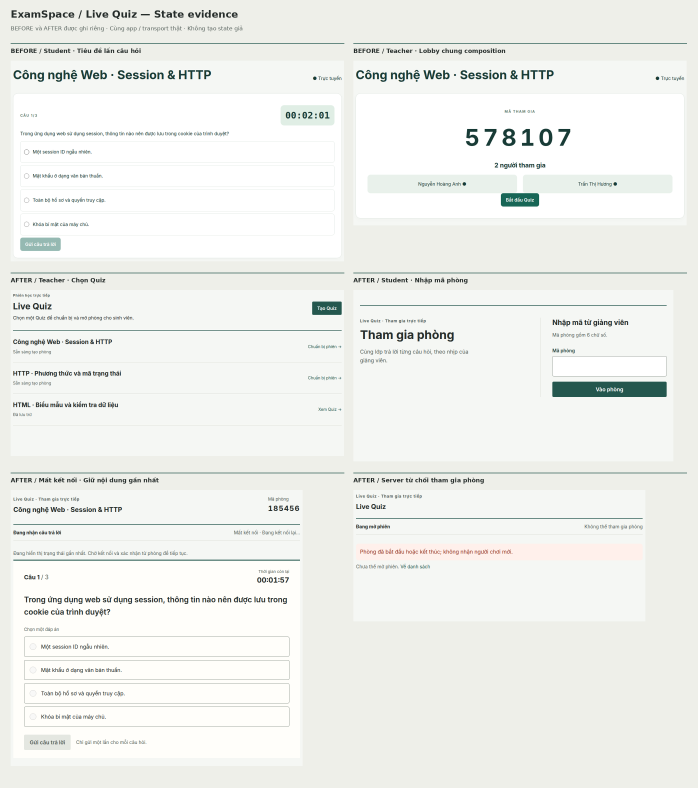
#> input picture docs/screenshots/live-quiz-prototype/evidence-states.png, 2092 x 2364 px, given in place of teacher-lobby.png, which was not available (shown at 1/3 size)
$ python live-quiz-boards.py
#> lines starting #> are read from the running program, lines starting #| are printed output that depends on the picture; pictures that were not available may be replaced by others from this repository, and a replacement may not be noted
"""Compose only real browser captures. No device frames or synthetic UI.
Usage: python3 tests/ui/live-quiz-boards.py [capture-root] [output-dir]
"""
from pathlib import Path
import sys
import json
import hashlib
from PIL import Image, ImageDraw, ImageFont

root = Path(sys.argv[1] if len(sys.argv) > 1 else 'test-results/live-quiz-audit')
out = Path(sys.argv[2] if len(sys.argv) > 2 else 'docs/screenshots/live-quiz-prototype')
out.mkdir(parents=True, exist_ok=True)
def font(size, bold=False):
    return ImageFont.truetype(('DejaVuSans-Bold.ttf' if bold else 'DejaVuSans.ttf'), size)
manifest = []

def tile(state, width, label, crop, phase='after', size=None):
#> called with state = 'teacher-lobby', width = 1440, label = '01  Teacher / Lobby · 2 người tham gia', crop = (144, 106, 1296, 730), phase = 'after'
    path = root / phase / 'chromium' / str(width) / f'{state}.png'
    source = Image.open(path).convert('RGB')
#> source is the input picture: PIL image 2092x2364 RGB; mean R, G, B 239.2, 240.9, 237
    x1, y1, x2, y2 = crop
    if y2 is None:
        y2 = source.height - 92
    assert 0 <= x1 < x2 <= source.width and 0 <= y1 < y2 <= source.height, (path, crop, source.size)
    picture = source.crop((x1, y1, x2, y2))
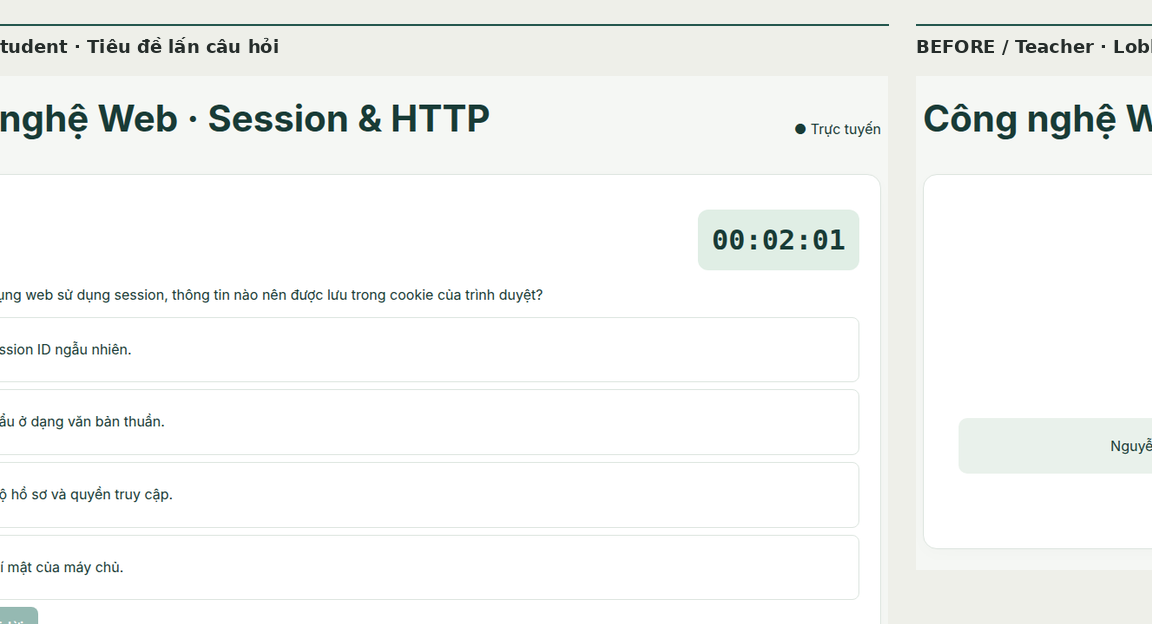
#> picture: PIL image 1152x624 RGB; mean R, G, B 244, 245.6, 243.8
    if size:
        picture = picture.resize((size, round(picture.height * size / picture.width)), Image.Resampling.LANCZOS)
    manifest.append({'source': str(path.relative_to(root)), 'sha256': hashlib.sha256(path.read_bytes()).hexdigest(), 'label': label, 'crop': [x1,y1,x2,y2], 'displaySize': picture.size})
    return label, picture

def board(name, title, subtitle, items, columns, cellwidth):
    gap, margin = 28, 32
    rows = [items[i:i+columns] for i in range(0, len(items), columns)]
    heights = [max(im.height for _, im in row) + 58 for row in rows]
    canvas = Image.new('RGB', (margin*2+columns*cellwidth+(columns-1)*gap, 130+sum(heights)+len(rows)*gap+margin), '#eeeFE9')
    d = ImageDraw.Draw(canvas)
    d.text((margin,25), title, font=font(30,True), fill='#252c2a')
    d.text((margin,75), subtitle, font=font(17), fill='#535e59')
    y=130
    for row, height in zip(rows, heights):
        for i,(label,im) in enumerate(row):
            x=margin+i*(cellwidth+gap)
            d.line((x,y,x+cellwidth,y), fill='#24574e',width=2)
            d.text((x,y+12), label, font=font(18,True), fill='#252c2a')
            canvas.paste(im,(x,y+52))
        y+=height+gap
    canvas.save(out/name, optimize=True)

board('review-board-desktop.png', 'ExamSpace / Live Quiz — Desktop prototype',
      'Session Control · Teacher   /   Live Response · Student   |   Real Chromium captures · 1440px', [
    tile('teacher-lobby',1440,'01  Teacher / Lobby · 2 người tham gia',(144,106,1296,730)),
    tile('student-waiting',1440,'02  Student / Đã vào phòng · Chờ bắt đầu',(282,106,1158,560)),
    tile('teacher-active',1440,'03  Teacher / Câu đang mở · Participants',(144,106,1296,760)),
    tile('student-question',1440,'04  Student / Câu hỏi và lựa chọn',(282,106,1158,None)),
    tile('teacher-leaderboard',1440,'05  Teacher / Reveal · Điều khiển câu tiếp theo',(144,106,1296,None)),
    tile('student-submitted',1440,'06  Student / Server đã nhận câu trả lời',(282,106,1158,None)),
],2,1152)
#> call 2 of tile, with state = 'student-waiting', width = 1440, label = '02  Student / Đã vào phòng · Chờ bắt đầu', crop = (282, 106, 1158, 560), phase = 'after'
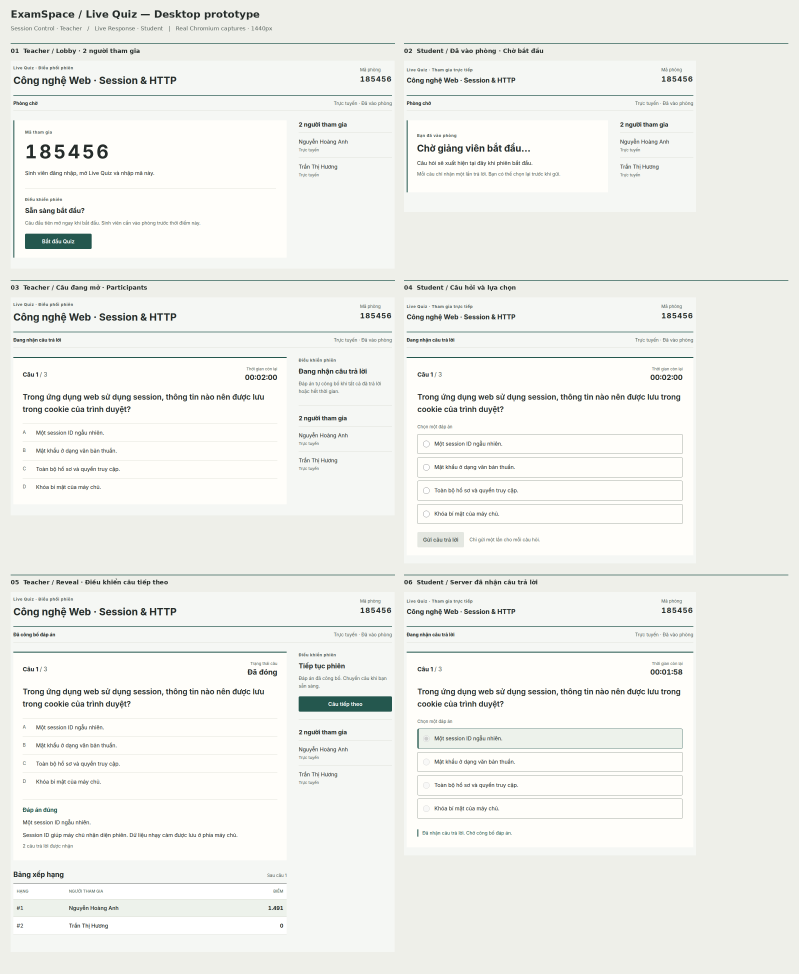
#> input picture docs/screenshots/live-quiz-prototype/review-board-desktop.png, 2396 x 2922 px, given in place of student-waiting.png, which was not available (shown at 1/3 size)
#> in tile, source is the input picture: PIL image 2396x2922 RGB; mean R, G, B 239.6, 240.9, 236.4
#> in tile (call 2), `x1, y1, x2, y2 = crop`: x1 = 282; y1 = 106; x2 = 1158; y2 = 560
#> in tile (call 2), `picture = source.crop((x1, y1, x2, y2))`:
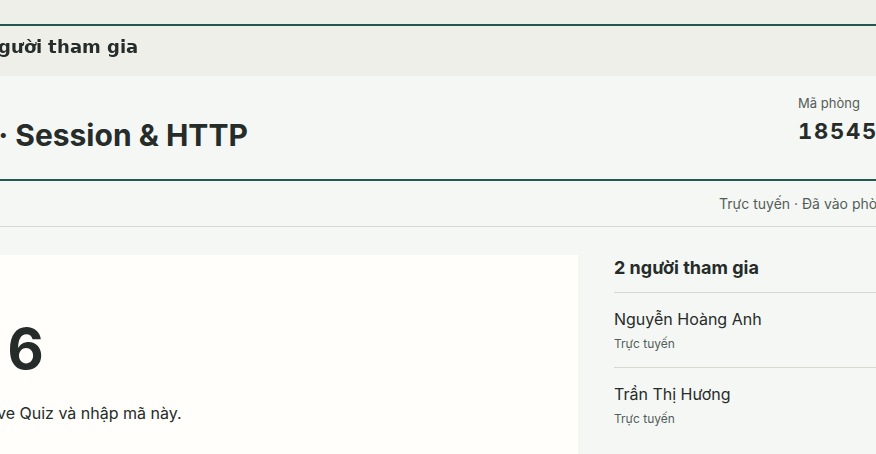
#> picture: PIL image 876x454 RGB; mean R, G, B 240.9, 242.4, 238.6
#> call 3 of tile, with state = 'teacher-active', width = 1440, label = '03  Teacher / Câu đang mở · Participants', crop = (144, 106, 1296, 760), phase = 'after'
#> in tile (call 3), `x1, y1, x2, y2 = crop`: x1 = 144; x2 = 1296; y2 = 760
#> in tile (call 3), `picture = source.crop((x1, y1, x2, y2))`:
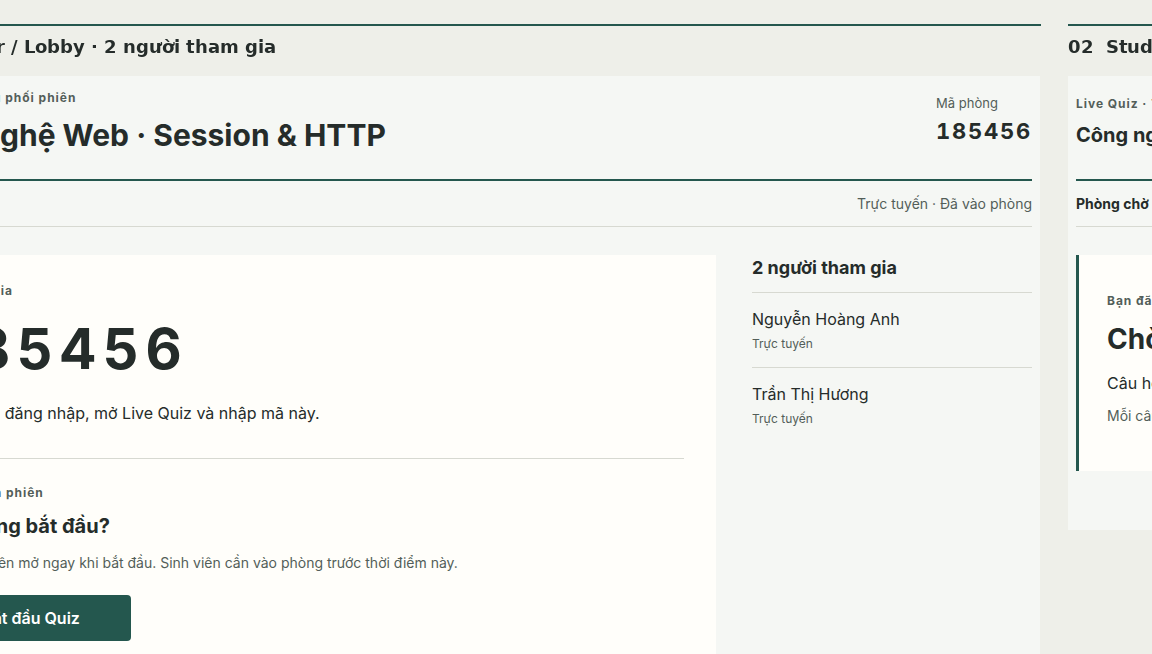
#> picture: PIL image 1152x654 RGB; mean R, G, B 240.1, 241.7, 237.8
#> (the run stopped early here; a loop or call above may not have finished)
